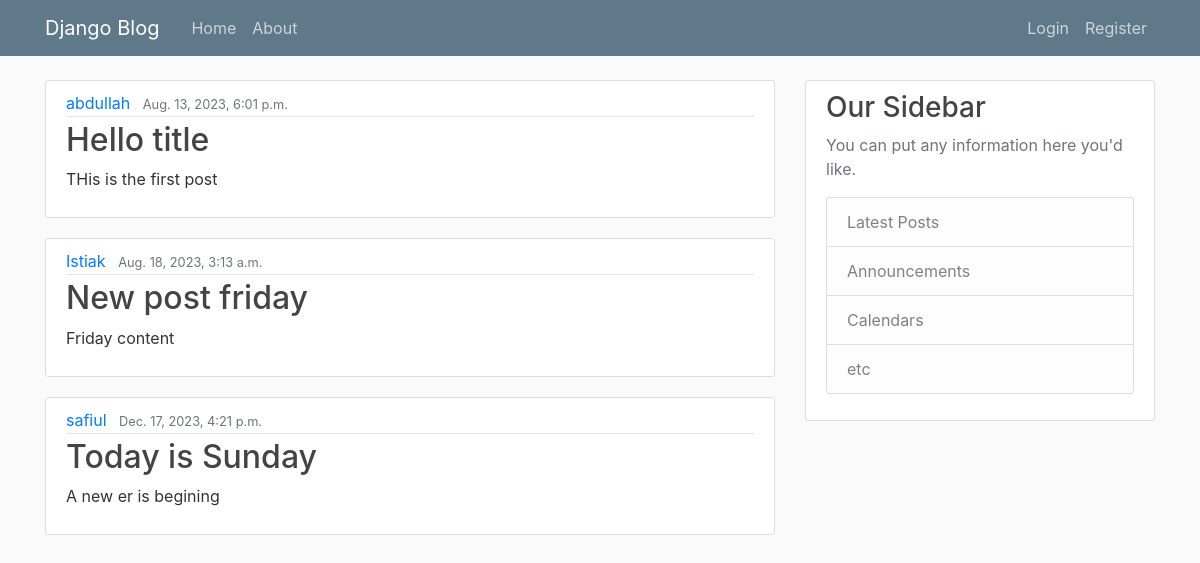
The page / on the database its author committed.
### blog/models.py (models this page shows)
class Post(models.Model):
    def __str__(self):
        return f'title={self.title}, author={self.author}'
    title = models.CharField(max_length=100)
    content = models.TextField()
    date_posted = models.DateTimeField(default = timezone.now)
    author = models.ForeignKey(User, on_delete=models.CASCADE)

### blog/views.py (the view)
# urls.py: path('', views.home, name='blog-home'),
def home(request : HttpRequest):
    posts = Post.objects.all()
    print('My post', posts)
    context = {
        'posts': posts
        }
    return render(request, 'blog/home.html', context)

### blog/templates/blog/home.html
{% extends 'blog/base.html' %}
{% block content %}
    {% for post in posts%}
        <article class="media content-section">
            <div class="media-body">
            <div class="article-metadata">
                <a class="mr-2" href="#">{{ post.author }}</a>
                <small class="text-muted">{{ post.date_posted }}</small>
            </div>
            <h2><a class="article-title" href="#">{{ post.title }}</a></h2>
            <p class="article-content">{{ post.content }}</p>
            </div>
        </article>
    {% endfor %}
{% endblock content %}

### blog/static/blog/main.css (style rules this page uses)
body { background: #fafafa; color: #333333; margin-top: 5rem; }
h1, h2, h3, h4, h5, h6 { color: #444444; }
.content-section { background: #ffffff; padding: 10px 20px; border: 1px solid #dddddd; border-radius: 3px; margin-bottom: 20px; }
.article-title { color: #444444; }
.article-content { white-space: pre-line; }
.article-metadata { padding-bottom: 1px; margin-bottom: 4px; border-bottom: 1px solid #e3e3e3 }

### rows shown on the page
Post: author "abdullah", date_posted "Aug. 13, 2023, 6:01 p.m.", title "Hello title", content "THis is the first post"
Post: author "Istiak", date_posted "Aug. 18, 2023, 3:13 a.m.", title "New post friday", content "Friday content"
Post: author "safiul", date_posted "Dec. 17, 2023, 4:21 p.m.", title "Today is Sunday", content "A new er is begining"
